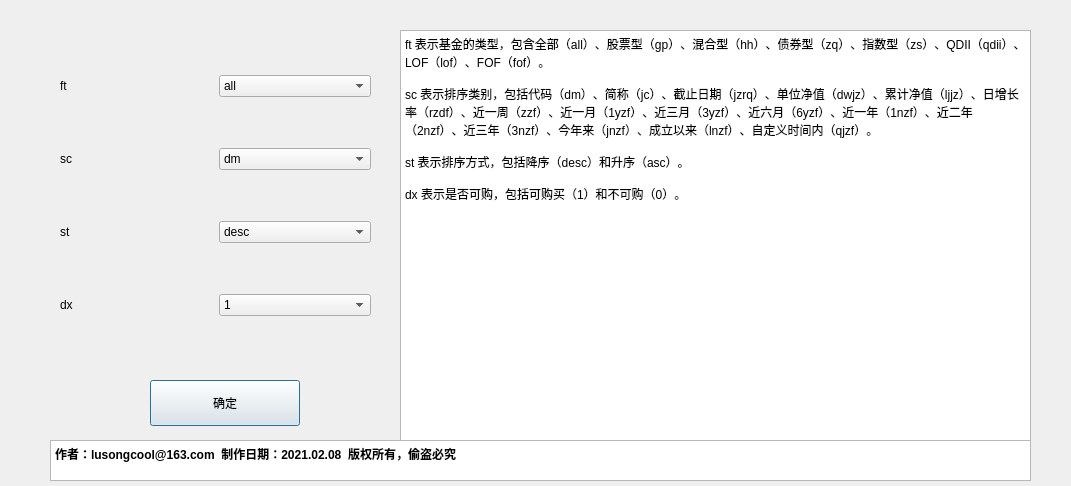
<?xml version="1.0" encoding="UTF-8"?>
<ui version="4.0">
 <class>Dialog</class>
 <widget class="QDialog" name="Dialog">
  <property name="geometry">
   <rect>
    <x>0</x>
    <y>0</y>
    <width>1071</width>
    <height>486</height>
   </rect>
  </property>
  <property name="windowTitle">
   <string>Dialog</string>
  </property>
  <widget class="QTextBrowser" name="textBrowser">
   <property name="geometry">
    <rect>
     <x>50</x>
     <y>440</y>
     <width>981</width>
     <height>41</height>
    </rect>
   </property>
   <property name="html">
    <string>&lt;!DOCTYPE HTML PUBLIC &quot;-//W3C//DTD HTML 4.0//EN&quot; &quot;http://www.w3.org/TR/REC-html40/strict.dtd&quot;&gt;
&lt;html&gt;&lt;head&gt;&lt;meta name=&quot;qrichtext&quot; content=&quot;1&quot; /&gt;&lt;style type=&quot;text/css&quot;&gt;
p, li { white-space: pre-wrap; }
&lt;/style&gt;&lt;/head&gt;&lt;body style=&quot; font-family:'SimSun'; font-size:9pt; font-weight:400; font-style:normal;&quot;&gt;
&lt;p style=&quot; margin-top:0px; margin-bottom:0px; margin-left:0px; margin-right:0px; -qt-block-indent:0; text-indent:0px;&quot;&gt;&lt;span style=&quot; font-weight:600;&quot;&gt;作者：lusongcool@163.com  制作日期：2021.02.08  版权所有，偷盗必究&lt;/span&gt;&lt;/p&gt;&lt;/body&gt;&lt;/html&gt;</string>
   </property>
  </widget>
  <widget class="QTextBrowser" name="textBrowser_2">
   <property name="geometry">
    <rect>
     <x>400</x>
     <y>30</y>
     <width>631</width>
     <height>411</height>
    </rect>
   </property>
   <property name="html">
    <string>&lt;!DOCTYPE HTML PUBLIC &quot;-//W3C//DTD HTML 4.0//EN&quot; &quot;http://www.w3.org/TR/REC-html40/strict.dtd&quot;&gt;
&lt;html&gt;&lt;head&gt;&lt;meta name=&quot;qrichtext&quot; content=&quot;1&quot; /&gt;&lt;style type=&quot;text/css&quot;&gt;
p, li { white-space: pre-wrap; }
&lt;/style&gt;&lt;/head&gt;&lt;body style=&quot; font-family:'SimSun'; font-size:9pt; font-weight:400; font-style:normal;&quot;&gt;
&lt;p style=&quot; margin-top:0px; margin-bottom:0px; margin-left:0px; margin-right:0px; -qt-block-indent:0; text-indent:0px;&quot;&gt;ft 表示基金的类型，包含全部（all）、股票型（gp）、混合型（hh）、债券型（zq）、指数型（zs）、QDII（qdii）、LOF（lof）、FOF（fof）。&lt;/p&gt;
&lt;p style=&quot;-qt-paragraph-type:empty; margin-top:0px; margin-bottom:0px; margin-left:0px; margin-right:0px; -qt-block-indent:0; text-indent:0px;&quot;&gt;&lt;br /&gt;&lt;/p&gt;
&lt;p style=&quot; margin-top:0px; margin-bottom:0px; margin-left:0px; margin-right:0px; -qt-block-indent:0; text-indent:0px;&quot;&gt;sc 表示排序类别，包括代码（dm）、简称（jc）、截止日期（jzrq）、单位净值（dwjz）、累计净值（ljjz）、日增长率（rzdf）、近一周（zzf）、近一月（1yzf）、近三月（3yzf）、近六月（6yzf）、近一年（1nzf）、近二年（2nzf）、近三年（3nzf）、今年来（jnzf）、成立以来（lnzf）、自定义时间内（qjzf）。&lt;/p&gt;
&lt;p style=&quot;-qt-paragraph-type:empty; margin-top:0px; margin-bottom:0px; margin-left:0px; margin-right:0px; -qt-block-indent:0; text-indent:0px;&quot;&gt;&lt;br /&gt;&lt;/p&gt;
&lt;p style=&quot; margin-top:0px; margin-bottom:0px; margin-left:0px; margin-right:0px; -qt-block-indent:0; text-indent:0px;&quot;&gt;st 表示排序方式，包括降序（desc）和升序（asc）。&lt;/p&gt;
&lt;p style=&quot;-qt-paragraph-type:empty; margin-top:0px; margin-bottom:0px; margin-left:0px; margin-right:0px; -qt-block-indent:0; text-indent:0px;&quot;&gt;&lt;br /&gt;&lt;/p&gt;
&lt;p style=&quot; margin-top:0px; margin-bottom:0px; margin-left:0px; margin-right:0px; -qt-block-indent:0; text-indent:0px;&quot;&gt;dx 表示是否可购，包括可购买（1）和不可购（0）。&lt;/p&gt;&lt;/body&gt;&lt;/html&gt;</string>
   </property>
  </widget>
  <widget class="QWidget" name="gridLayoutWidget">
   <property name="geometry">
    <rect>
     <x>60</x>
     <y>30</y>
     <width>311</width>
     <height>331</height>
    </rect>
   </property>
   <layout class="QGridLayout" name="gridLayout_2">
    <item row="1" column="2">
     <widget class="QComboBox" name="ft_input">
      <item>
       <property name="text">
        <string>all</string>
       </property>
      </item>
      <item>
       <property name="text">
        <string>gp</string>
       </property>
      </item>
      <item>
       <property name="text">
        <string>hh</string>
       </property>
      </item>
      <item>
       <property name="text">
        <string>zq</string>
       </property>
      </item>
      <item>
       <property name="text">
        <string>zs</string>
       </property>
      </item>
      <item>
       <property name="text">
        <string>qdii</string>
       </property>
      </item>
      <item>
       <property name="text">
        <string>lof</string>
       </property>
      </item>
      <item>
       <property name="text">
        <string>fof</string>
       </property>
      </item>
     </widget>
    </item>
    <item row="4" column="2">
     <widget class="QComboBox" name="dx_input">
      <item>
       <property name="text">
        <string>1</string>
       </property>
      </item>
      <item>
       <property name="text">
        <string>0</string>
       </property>
      </item>
     </widget>
    </item>
    <item row="3" column="2">
     <widget class="QComboBox" name="st_input">
      <item>
       <property name="text">
        <string>desc</string>
       </property>
      </item>
      <item>
       <property name="text">
        <string>asc</string>
       </property>
      </item>
     </widget>
    </item>
    <item row="2" column="2">
     <widget class="QComboBox" name="sc_input">
      <item>
       <property name="text">
        <string>dm</string>
       </property>
      </item>
      <item>
       <property name="text">
        <string>jc</string>
       </property>
      </item>
      <item>
       <property name="text">
        <string>jzrq</string>
       </property>
      </item>
      <item>
       <property name="text">
        <string>dwjz</string>
       </property>
      </item>
      <item>
       <property name="text">
        <string>ljjz</string>
       </property>
      </item>
      <item>
       <property name="text">
        <string>rzdf</string>
       </property>
      </item>
      <item>
       <property name="text">
        <string>zzf</string>
       </property>
      </item>
      <item>
       <property name="text">
        <string>1yzf</string>
       </property>
      </item>
      <item>
       <property name="text">
        <string>3yzf</string>
       </property>
      </item>
      <item>
       <property name="text">
        <string>6yzf</string>
       </property>
      </item>
      <item>
       <property name="text">
        <string>lnzf</string>
       </property>
      </item>
      <item>
       <property name="text">
        <string>2nzf</string>
       </property>
      </item>
      <item>
       <property name="text">
        <string>3nzf</string>
       </property>
      </item>
      <item>
       <property name="text">
        <string>jnzf</string>
       </property>
      </item>
      <item>
       <property name="text">
        <string>lnzf</string>
       </property>
      </item>
      <item>
       <property name="text">
        <string>qjzf</string>
       </property>
      </item>
     </widget>
    </item>
    <item row="1" column="0">
     <widget class="QLabel" name="label_3">
      <property name="text">
       <string>ft</string>
      </property>
     </widget>
    </item>
    <item row="2" column="0">
     <widget class="QLabel" name="label_4">
      <property name="text">
       <string>sc</string>
      </property>
     </widget>
    </item>
    <item row="3" column="0">
     <widget class="QLabel" name="label">
      <property name="text">
       <string>st</string>
      </property>
     </widget>
    </item>
    <item row="4" column="0">
     <widget class="QLabel" name="label_2">
      <property name="text">
       <string>dx</string>
      </property>
     </widget>
    </item>
   </layout>
  </widget>
  <widget class="QPushButton" name="pushButton">
   <property name="geometry">
    <rect>
     <x>150</x>
     <y>380</y>
     <width>150</width>
     <height>46</height>
    </rect>
   </property>
   <property name="text">
    <string>确定</string>
   </property>
  </widget>
 </widget>
 <resources/>
 <connections>
  <connection>
   <sender>pushButton</sender>
   <signal>clicked()</signal>
   <receiver>Dialog</receiver>
   <slot>accept()</slot>
   <hints>
    <hint type="sourcelabel">
     <x>220</x>
     <y>395</y>
    </hint>
    <hint type="destinationlabel">
     <x>176</x>
     <y>337</y>
    </hint>
   </hints>
  </connection>
 </connections>
</ui>
